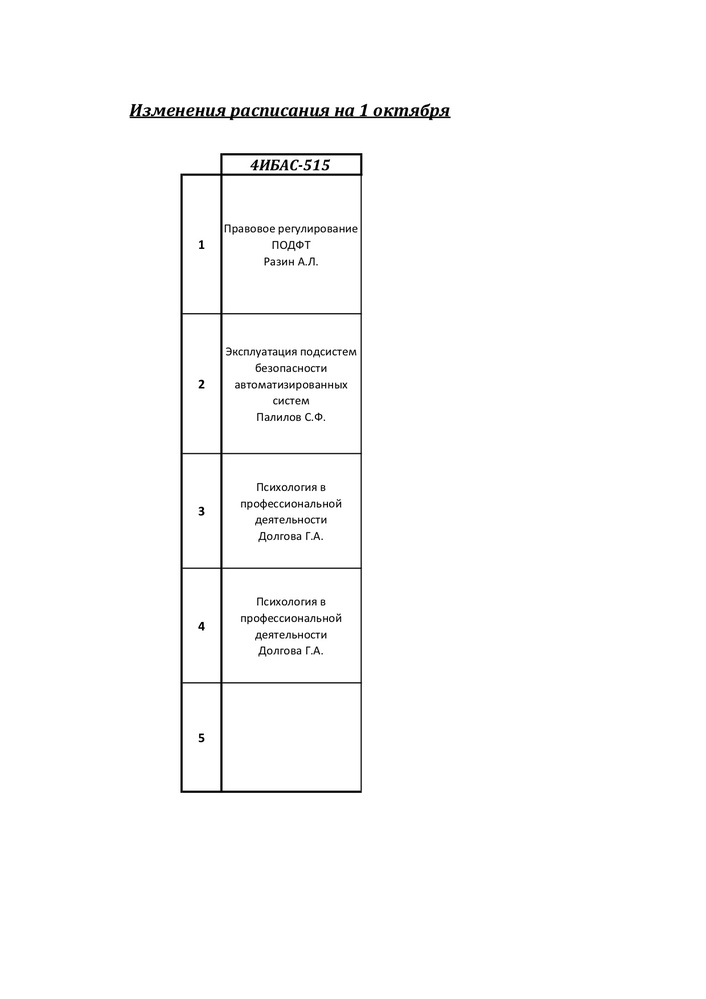
#> input picture backend/example.jpg, 706 x 999 px, shrunk from 1240 x 1754 before the run
$ python opencvtest.py
#> lines starting #> are read from the running program, lines starting #| are printed output that depends on the picture; after the words box and inside, x2 and y2 are one past the last pixel; in counts of white or black regions, pixels touching at a corner belong together
import numpy as np
import cv2

img = cv2.imread('example.jpg')
#> img is the input picture: shape (999, 706, 3); min 0, max 255, mean 251.1

gray = cv2.cvtColor(img,cv2.COLOR_BGR2GRAY)
edges = cv2.Canny(gray,50,150,apertureSize = 3)
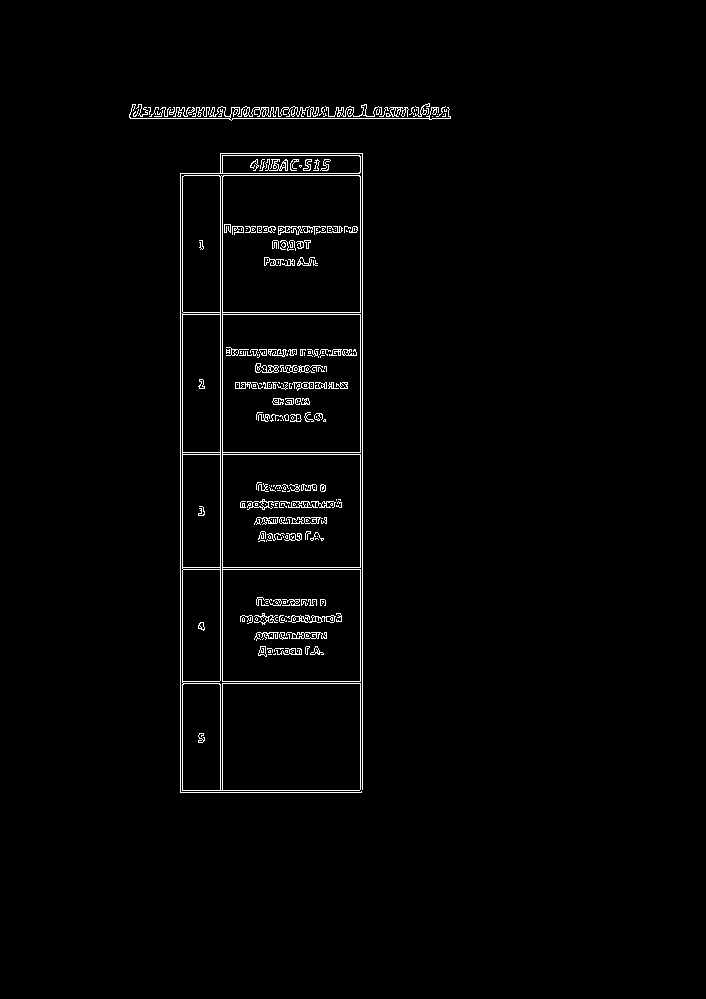
#> edges: shape (999, 706); 1.8% white in thin lines or dots, all inside (x1, y1, x2, y2) = (129, 103, 451, 793)
print(img.shape[1])
#| 706
print(img.shape)
#| (999, 706, 3)
minLineLength=img.shape[1]-300
#> minLineLength = 406
lines = cv2.HoughLinesP(image=edges,rho=0.02,theta=np.pi/500, threshold=10,lines=np.array([]), minLineLength=minLineLength,maxLineGap=100)
#> lines = 79 rows, first 6: [222, 792, 222, 106], [360, 792, 360, 115], [362, 789, 362, 105], [180, 792, 180, 110], [182, 792, 182, 107], [220, 792, 220, 107]

a,b,c = lines.shape
#> a = 79; b = 1; c = 4
for i in range(a):
    cv2.line(img, (lines[i][0][0], lines[i][0][1]), (lines[i][0][2], lines[i][0][3]), (0, 0, 255), 3, cv2.LINE_AA)
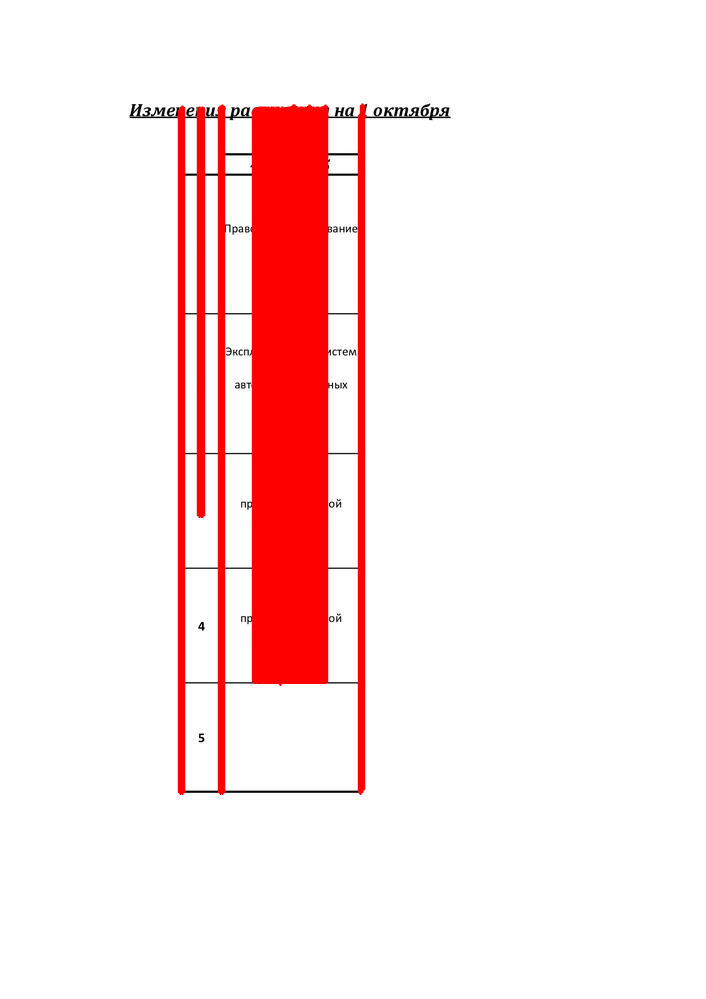
#> img: shape (999, 706, 3); 9.61% of pixels changed, all inside (x1, y1, x2, y2) = (177, 103, 366, 795)


cv2.imshow('edges', edges)
cv2.imshow('result', img)

cv2.waitKey(0)
cv2.destroyAllWindows()
